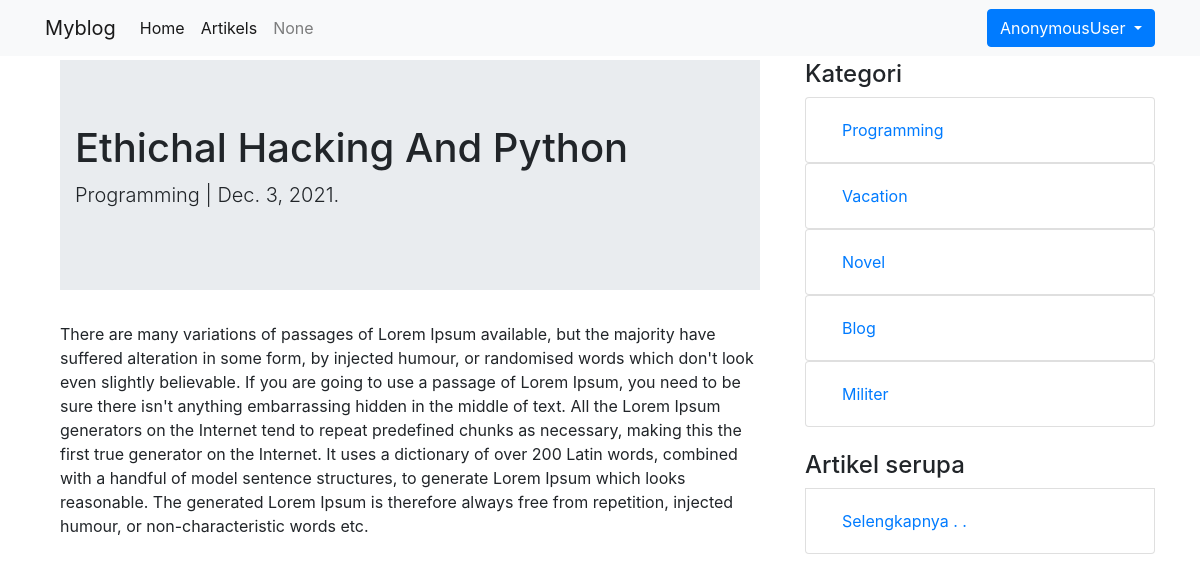
Page /artikels/ethichal-hacking-and-python/ on the committed database.
### blog/models.py (models this page shows, shortened)
class Artikel(models.Model):
    judul       = models.CharField(max_length=255)
    isi         = models.TextField()
    kategori    = models.CharField(max_length=225)
    published   = models.DateTimeField(auto_now_add=True)
    update      = models.DateTimeField(auto_now=True)
    slug        = models.SlugField(blank=True, editable=False, max_length=255)
    """
    Fungsi get absolute url, Pada createForm saat data mau di simpan, dia perlu meng-redirect
    ke url detail nya.

    """

### blog/views.py (the view)
# urls.py: path('<slug>/',ArtikelDetail.as_view(), name='detail'),
class ArtikelDetail(DetailView):
    model = Artikel
    template_name='detail.html'
    context_object_name = 'Detail_list'
    def get_context_data(self, *args, **kwargs):
        context = super().get_context_data(*args, **kwargs)
        context['kategori_list'] = self.model.objects.values_list('kategori', flat=True).distinct()
        context['kategori_serupa'] = self.model.objects.filter(kategori = self.object.kategori).exclude(slug=self.object.slug)
        return context

### blog/templates/detail.html (shortened to what this page needs)
{% extends 'base.html' %}
{% block content %}
<div class="row">
    <div class="col-md-8">
        <div class="container">
            <div class="jumbotron jumbotron-fluid">
                <div class="container">
                  <h1 class="display-5">{{ Detail_list.judul|title }}</h1>
                  <p class="lead">{{ Detail_list.kategori }} | {{ Detail_list.published|date }}.</p>
                </div>
              </div>
            <div class="row">
                <div class="col-12">
                    <p class="">{{ Detail_list.isi }}</p>
                </div>
            </div>
        </div>
    </div>
    <div class="col-md " style="margin-bottom: 50px;">
        <h4>Kategori</h4>
        {% for kategori in kategori_list %}
        <ul class="list-group">
            <li class="list-group-item">
                <a class="nav-link" href="{% url 'blog:kategori' kategori %}">{{ kategori }}</a>
            </li>
        </ul>
        {% endfor %}
        <br>
        <h4>Artikel serupa</h4>
                <li class="list-group-item">
                    <a href="{% url 'blog:kategori' Detail_list.kategori %}" class="nav-link">Selengkapnya . . </a>
                </li>
    </div>
</div>
    </div>
{% endblock content %}

### rows in the picture
Artikel: judul "Ethichal Hacking And Python", kategori "Programming", published "Dec. 3, 2021", isi "There are many variations of passages of Lorem Ipsum available, but the majority have suffered alteration in some form, by injected humour, or randomised words which don't look even slightly believable. If you are going to use a passage of Lorem Ipsum, you need to be sure there isn't anything embarrassing hidden in the middle of text. All the Lorem Ipsum generators on the Internet tend to repeat predefined chunks as necessary, making this the first true generator on the Internet. It uses a dictionary of over 200 Latin words, combined with a handful of model sentence structures, to generate Lorem Ipsum which looks reasonable. The generated Lorem Ipsum is therefore always free from…"

### other values in the picture
{{ request.user }} "AnonymousUser"
{{ kategori }} "Programming" "Vacation" "Novel" "Blog" "Militer"
